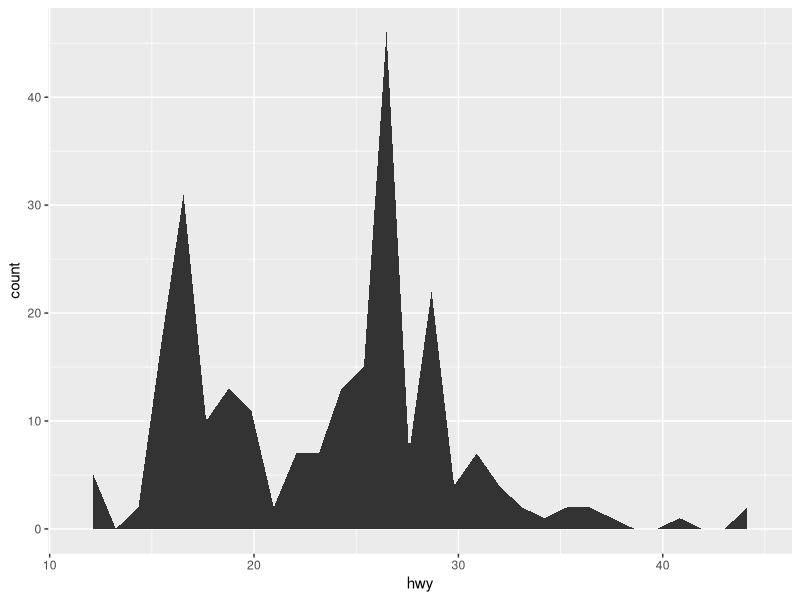
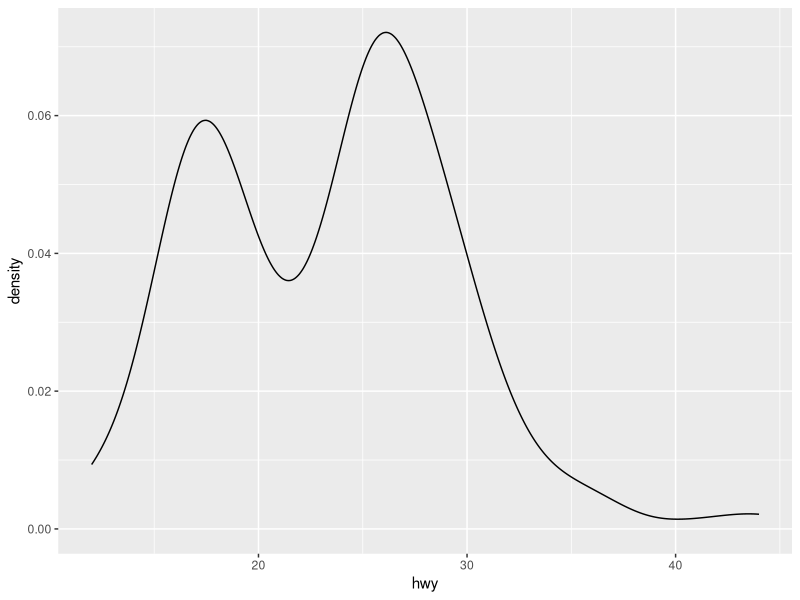
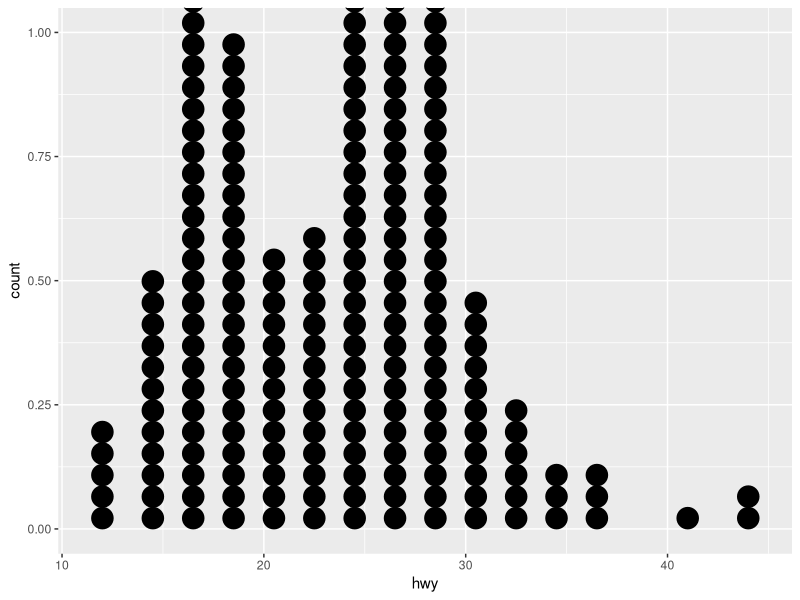
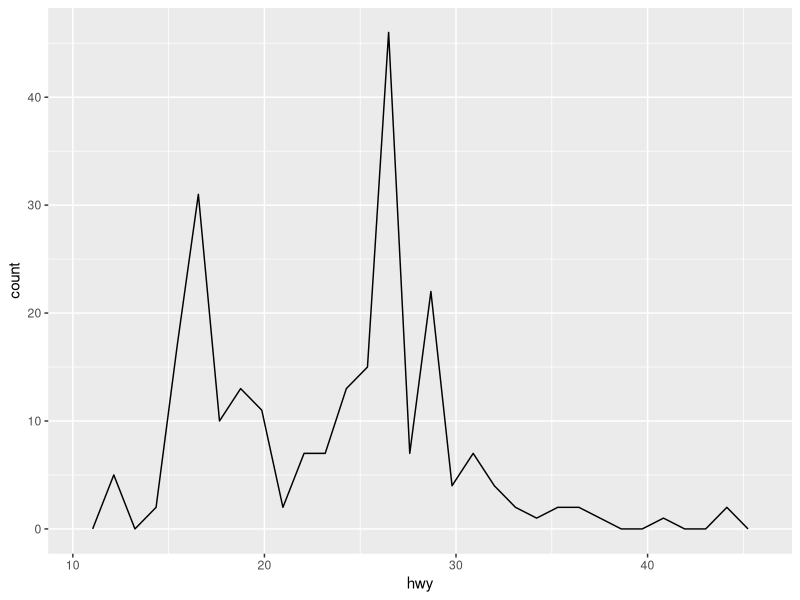
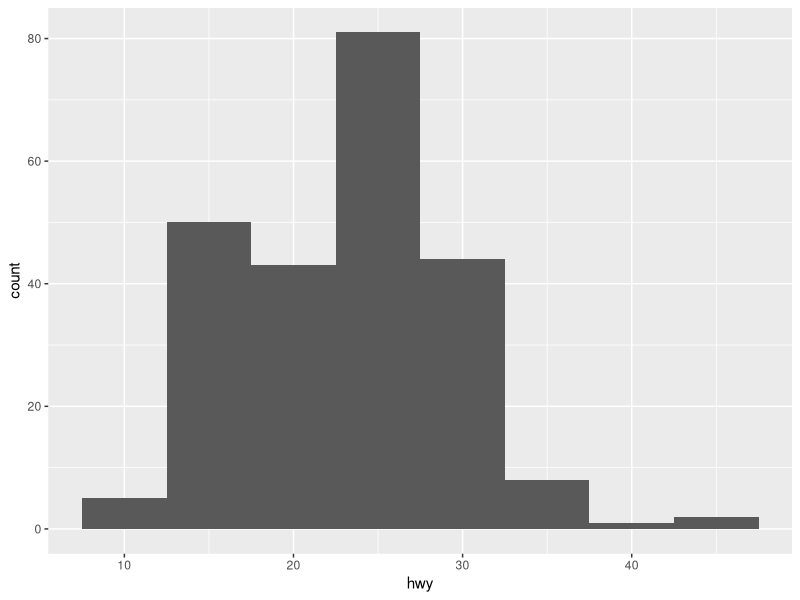
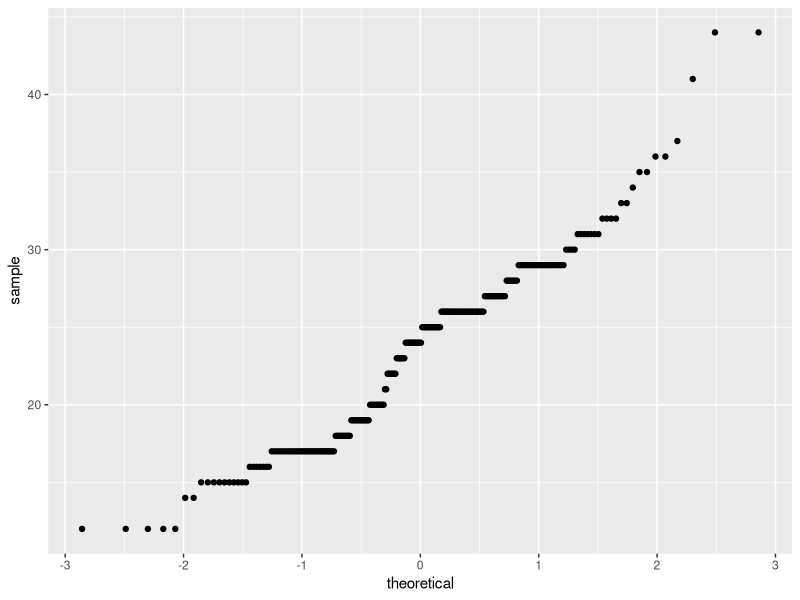
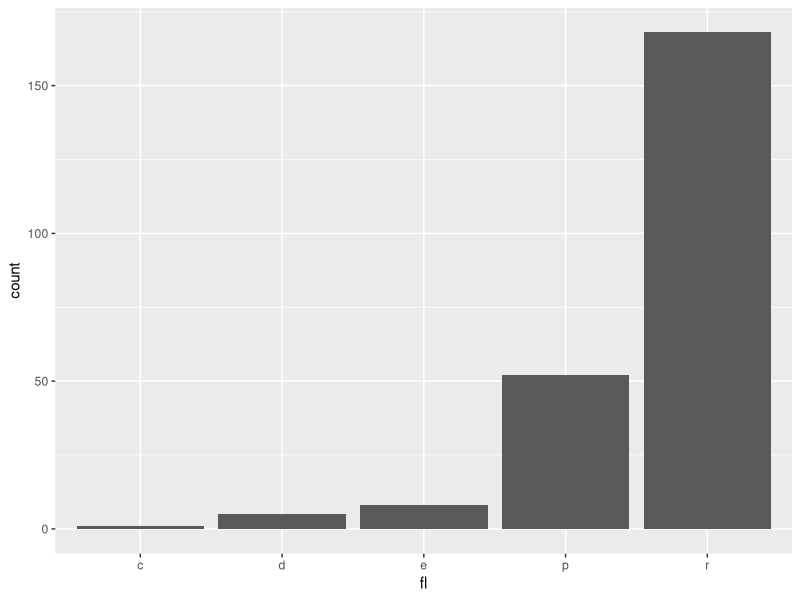

These figures' R source, in order:
## ---- chunk 1
library(ggplot2)
c <- ggplot(mpg, aes(hwy))
c2 <- ggplot(mpg)
d <- ggplot(mpg, aes(fl))
## ---- chunk 2
c + geom_area(stat = "bin")
## ---- chunk 3
c + geom_density(kernel = "gaussian")
## ---- chunk 4
c + geom_dotplot()
## ---- chunk 5
c + geom_freqpoly()
## ---- chunk 6
c + geom_histogram(binwidth = 5)
## ---- chunk 7
c2 + geom_qq(aes(sample = hwy))
## ---- chunk 8
d + geom_bar()
